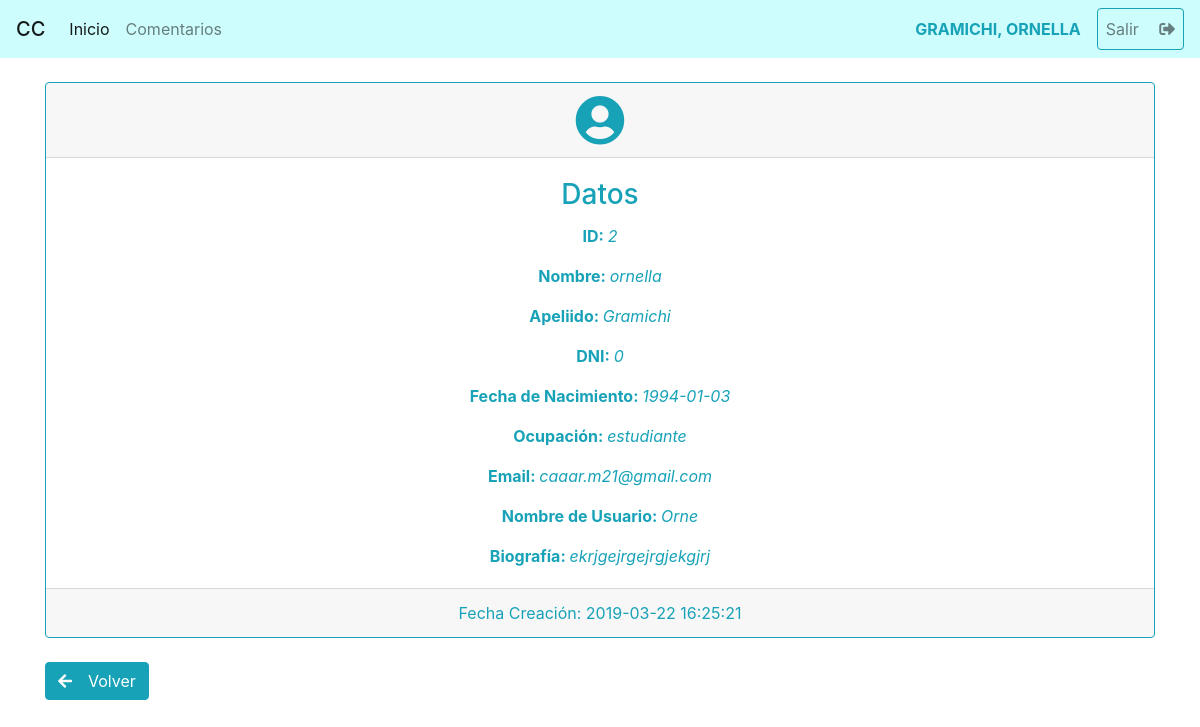
The page /perfil_usuario.php (signed in) on the database as committed earlier.
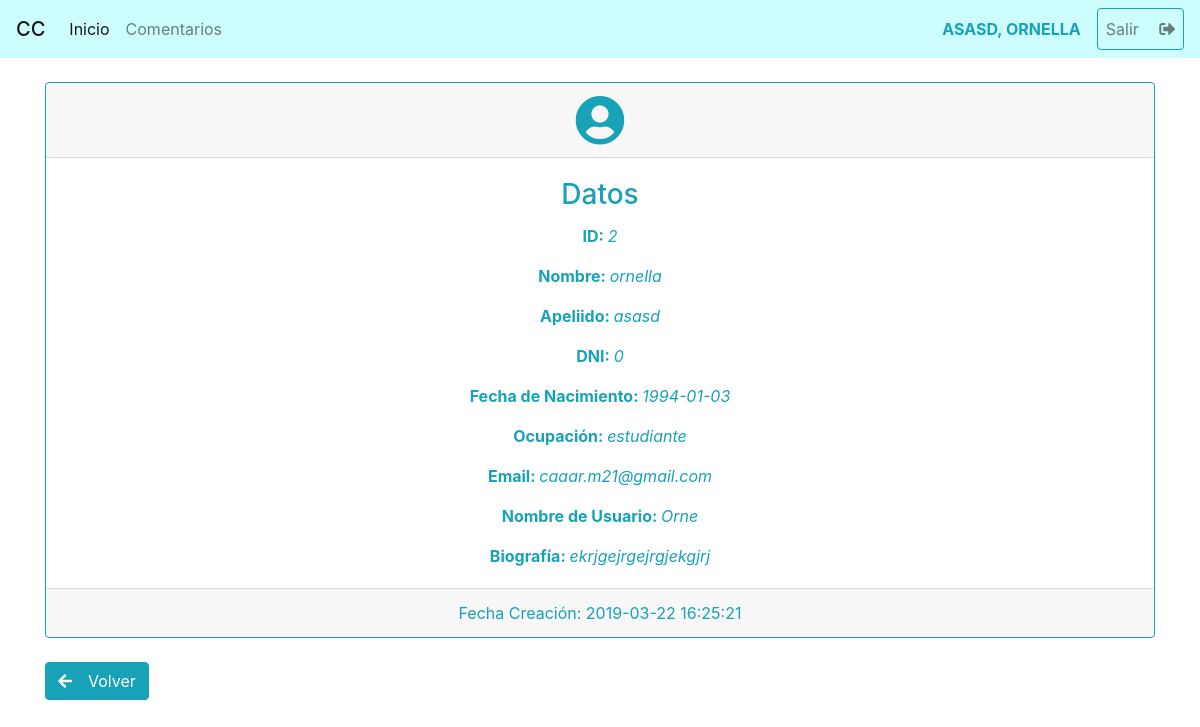
The same page on the database as committed later.
### tables this page shows
CREATE TABLE `usuarios` (
  `id` int(11) NOT NULL,
  `nombre` varchar(255) NOT NULL,
  `apellido` varchar(255) NOT NULL,
  `dni` int(11) NOT NULL,
  `fecha_nac` date NOT NULL,
  `ocupacion` varchar(255) NOT NULL,
  `email` varchar(255) NOT NULL,
  `nombre_usuario` varchar(255) NOT NULL,
  `contrasena` blob NOT NULL,
  `foto_perfil` varchar(255) NOT NULL,
  `biografia` text NOT NULL,
  `fecha_creacion` timestamp NOT NULL DEFAULT CURRENT_TIMESTAMP
);

### perfil_usuario.php (the view)
<?php
require 'plantillas/cabecera.php';
$con = conectar();
$consulta = $con->query("SELECT id,nombre,apellido,apellido,dni,fecha_nac,ocupacion,email,nombre_usuario,biografia,fecha_creacion FROM
usuarios WHERE id = {$_SESSION['usuario']['id']}");
$usuario = $consulta->fetch(PDO::FETCH_ASSOC);
?>
<br>
<div class="card text-center text-info border-info">
    <div class="card-header">
        <i class="fas fa-user-circle" style="font-size: 50px"></i>
    </div>
    <div class="card-body ">
        <h3 class="card-title">Datos</h3>
        <p class="card-text "><strong>ID: </strong><em><?= $usuario['id'] ?></em></p>
        <p class="card-text "><strong>Nombre: </strong><em><?= $usuario['nombre'] ?></em></p>
        <p class="card-text "><strong>Apeliido: </strong><em><?= $usuario['apellido'] ?></em></p>
        <p class="card-text "><strong>DNI: </strong><em><?= $usuario['dni'] ?></em></p>
        <p class="card-text "><strong>Fecha de Nacimiento: </strong><em><?= $usuario['fecha_nac'] ?></em></p>
        <p class="card-text "><strong>Ocupación: </strong><em><?= $usuario['ocupacion'] ?></em></p>
        <p class="card-text "><strong>Email: </strong><em><?= $usuario['email'] ?></em></p>
        <p class="card-text "><strong>Nombre de Usuario: </strong><em><?= $usuario['nombre_usuario'] ?></em></p>
        <p class="card-text "><strong>Biografía: </strong><em><?= $usuario['biografia'] ?></em></p>
    </div>
    <div class="card-footer text-muted">
        <p class="card-text text-info">Fecha Creación: <span><?= $usuario['fecha_creacion'] ?></span></p>
    </div>
</div>
<br>
<a href="<?= ROOT ?>" class="btn btn-info"><span
            class="fa fa-arrow-left"></span>&emsp;Volver</a>
<?php require 'plantillas/footer.php'; ?>

### plantillas/cabecera.php (shortened to what this page needs)
<!doctype html>
<html lang="es">
<head>
    <link rel="stylesheet" href="https://stackpath.bootstrapcdn.com/bootstrap/4.3.1/css/bootstrap.min.css"
>
    <link rel="stylesheet" href="https://use.fontawesome.com/releases/v5.7.2/css/all.css"
>
</head>
<body>
<header>
    <nav class="navbar navbar-expand-lg navbar-light" style="background-color: #CEFDFD;">
        <span class="navbar-brand mb-0 h1">CC</span>
        <div class="collapse navbar-collapse" id="navbarNav">
            <ul class="navbar-nav ">
                <li class="nav-item active">
                    <a class="nav-link" href="<?= ROOT ?>/index.php">Inicio<span class="sr-only">(current)</span></a>
                </li>
                <li class="nav-item">
                    <a class="nav-link" href="<?= ROOT ?>/listado_comentarios.php">Comentarios</a>
            </ul>
            <ul class="navbar-nav ml-auto">
                <form class="form-inline my-2 my-lg-0">
                    <?php if ($_SESSION['usuario']):?>
                        <a href="<?= ROOT ?>/perfil_usuario.php" class="text-info text-uppercase">
                            <strong><?= $_SESSION['usuario']['apellido'] ?>, <?= $_SESSION['usuario']['nombre'] ?></strong></a>&emsp;
                        <a href="<?= ROOT ?>/cerrar_sesion.php">
                            <button type="button" class="nav-link btn btn-outline-info my-2 my-sm-0" data-toggle="modal"
                                    data-target="#exampleModal" data-whatever="email@...">
                                Salir &emsp;<i class="fas fa-sign-out-alt"></i>
                            </button>
                        </a>
                <?php endif ?>
            </ul>
        </div>
    </nav>
</header>
<div class="container">

Rows that differ between the two databases and show on the page:
changed usuarios "ornella": apellido "Gramichi" → "asasd"
Other text that changed with them:
$_SESSION['usuario']['apellido']: "GRAMICHI" → "ASASD"
